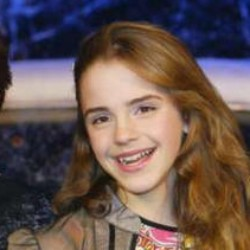
#> input picture opencv/2021/lab-2/images/lwf/Emma_Watson_0005.jpg, 250 x 250 px
$ python thinning.py
#> lines starting #> are read from the running program, lines starting #| are printed output that depends on the picture
# ------------------------------------------------------
# Morphological Operations: Thinning Image
#
# Created by Khushi Agrawal on 19/09/21.
# Copyright (c) 2021 Khushi Agrawal. All rights reserved.
#
# ------------------------------------------------------

import cv2
import numpy as np
"""
# Create an image with text on it
img = np.zeros((100,400),dtype='uint8')
font = cv2.FONT_HERSHEY_SIMPLEX
cv2.putText(img,'TheAILearner',(5,70), font, 2,(255),5,cv2.LINE_AA)
img1 = img.copy()
"""
# Image path
# Tried with other images to by changing the file names to:
# Path for MSRA Images: ../images/MSRA-Images/ + IMG_0714.JPG, IMG_0753.JPG, IMG_0827.JPG, IMG_0870.JPG, IMG_2222.JPG
# Path for lwf Images: ../images/lwf/ + Emma_Watson_0005.jpg, Scott_Wolf_0001,jpg, Skip_Prosser_0001.jpg, Suzanne_Somers_0001.jpg, Tom_Cruise_0010.jpg
img_path = '../images/lwf/Emma_Watson_0005.jpg'

# Reading Image
img = cv2.imread(img_path, 0)
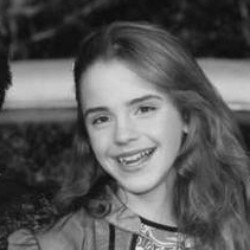
#> img: shape (250, 250); min 7, max 240, mean 88.9

# Structuring Element
kernel = cv2.getStructuringElement(cv2.MORPH_CROSS,(3,3))
# Create an empty output image to hold values
thin = np.zeros(img.shape,dtype='uint8')

# Loop until erosion leads to an empty set
while (cv2.countNonZero(img)!=0):
    # Erosion
#> (the run stopped early here; a loop or call above may not have finished)
